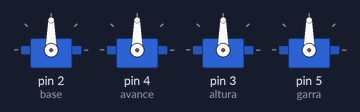
Recording of a sketch running on a simulated Arduino Uno, built with avr-gcc and run on an emulated ATmega328P. Shown: 4 × servo.

Above: at 0.1 s.
At 2.1 s:
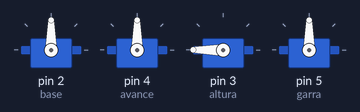
At 3.1 s:
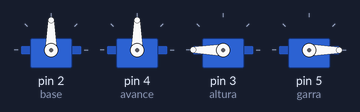
At 5.16 s:
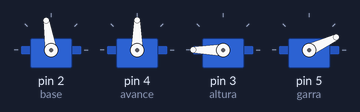
At 17.22 s:
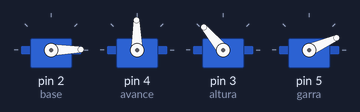
At 29.5 s:
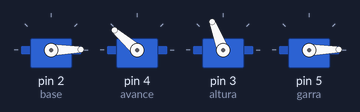
Timing chart, 0 to 40.0 s (numbered marks = the images above):
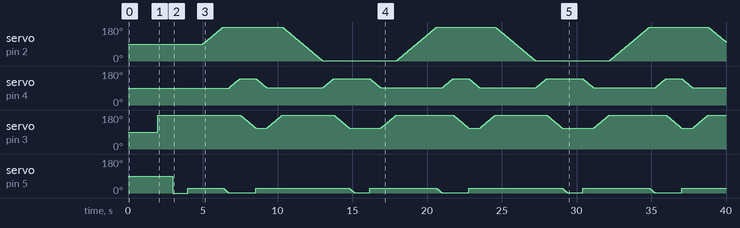

The sketch:

Proyecto_Brazo.ino
```cpp
#include <Servo.h>

Servo base,avance,altura,garra;

int mov=0;

void setup() {
  base.attach(2);
  avance.attach(4);
  altura.attach(3);
  garra.attach(5);

  base.write(90);
  delay(1000);
  avance.write(90);
  delay(1000);
  altura.write(180);
  delay(1000);
  garra.write(0);
  delay(1000);
  garra.write(25);
  delay(1000);
}

void loop() {
  for(mov = base.read();mov<180;mov+=1)
  {
    base.write(mov);
    delay(15);
  }
  for( mov = garra.read();mov>0;mov--)
  {
    garra.write(mov);
    delay(15);
  }
  for(mov = avance.read();mov<140;mov++)
  {
    avance.write(mov);
    delay(15);
  }
  for(mov = altura.read();mov>110;mov--)
  {
    altura.write(mov);
    delay(15);
  }
  for(mov = garra.read();mov<25;mov++)
  {
    garra.write(mov);
  }
  for(mov=avance.read();mov>90;mov--)
  {
    avance.write(mov);
    delay(15);
  }
  for(mov = altura.read();mov<180;mov++)
  {
    altura.write(mov);
    delay(15);
  }
  for(mov = base.read();mov>0;mov--)
  {
    base.write(mov);
    delay(15);
  }
  for(mov = avance.read();mov<140;mov++)
  {
    avance.write(mov);
    delay(15);
  }
  for(mov = altura.read();mov>110;mov--)
  {
    altura.write(mov);
    delay(15);
  }
  for( mov = garra.read();mov>0;mov--)
  {
    garra.write(mov);
    delay(15);
  }
  delay(1000);
  for(mov = garra.read();mov<25;mov++)
  {
    garra.write(mov);
  }
  for(mov=avance.read();mov>90;mov--)
  {
    avance.write(mov);
    delay(15);
  }
  for(mov = altura.read();mov<180;mov++)
  {
    altura.write(mov);
    delay(15);
  }
}
```
